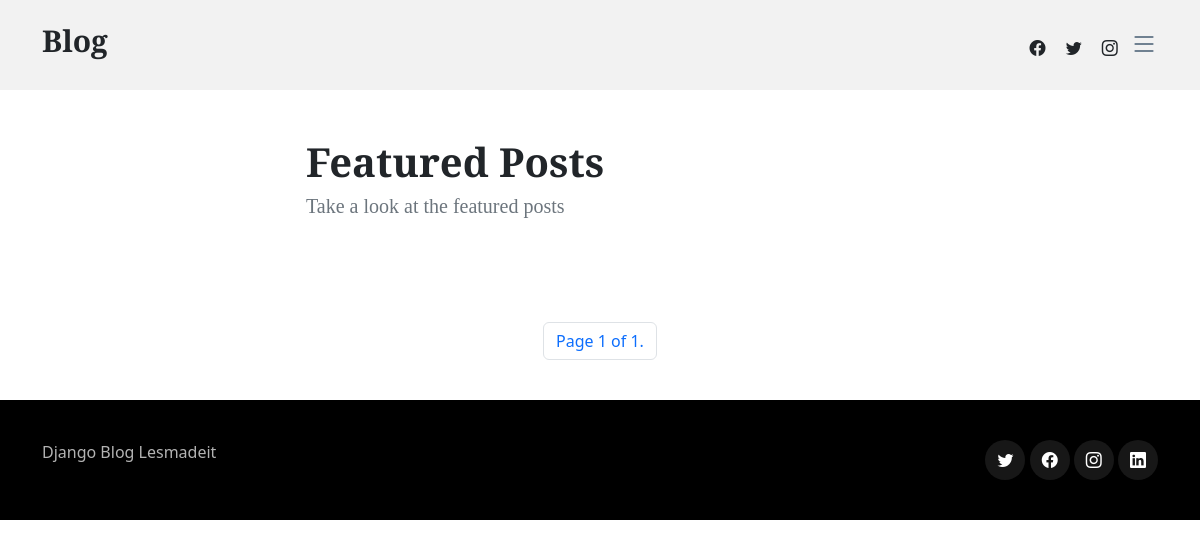
The page /featured/ on the database as committed earlier.
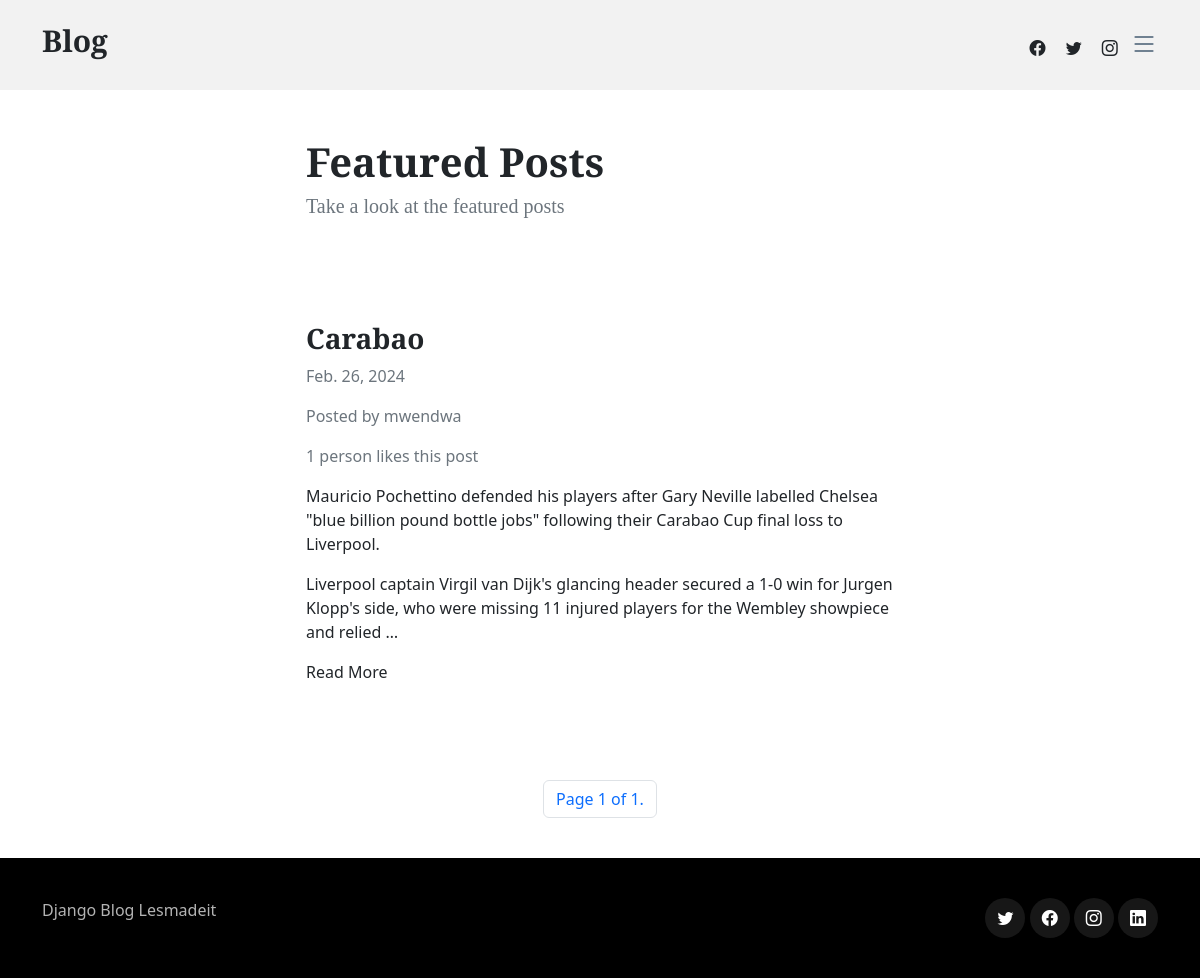
The same page on the database as committed later.
### blogapp/models.py (models this page shows)
class Article(models.Model):
    title = models.CharField(max_length=255)
    content = HTMLField()
    date = models.DateField(auto_now_add=True)
    author = models.ForeignKey(User, on_delete=models.CASCADE)
    featured = models.BooleanField(default=False)
    likes = models.ManyToManyField(User, related_name='likes', blank=True)

### blogapp/views.py (the view)
# urls.py: re_path(r'^featured/$', Featured.as_view(), name='featured'),
class Featured(ListView):
    model = Article
    queryset = Article.objects.filter(featured=True).order_by('-date')
    template_name = 'blogapp/featured.html'
    paginate_by = 1

### blogapp/templates/blogapp/featured.html (shortened to what this page needs)
{% extends 'blogapp/base.html' %}
{% load static %}
{% block content %}
    <div class="row">
        <div class="col-md-6 col-12 mx-md-auto mx-3 mt-5 mb-5">
            <h1 class="fw-bolder">Featured Posts</h1>
            <h5 class="text-muted">Take a look at the featured posts</h5>
        </div>
    </div>
     {% for object in object_list %}
    <div class="row">
        <div class="col-md-6 col-11 mx-md-auto mx-3 mt-5 mb-5">
            <h3 class="fw-bold">{{ object.title }}</h3>
            <p class="text-muted">{{ object.date }}</p>
            <p class="text-muted">Posted by {{ object.author.username }}</p>
            {% if object.likes.count == 1 %}
                <p class="text-muted">{{ object.likes.count }} person likes this post</p>
            {% else %}
                <p class="text-muted">{{ object.likes.count }} people like this post</p>
            {% endif %}
            <div class="my-3">
                {{ object.content|truncatewords_html:50|safe }}
            </div>
            <a href="{% url 'detail_article' object.id %}">Read More</a>
        </div>
    </div>
    {% endfor %}
    <nav>
        <ul class="pagination">
            <div class="mx-auto d-flex flex-row mt-5">
                <li class="page-item">
                    <a class="page-link" href="#">Page {{ page_obj.number }} of {{ page_obj.paginator.num_pages }}. </a>
                </li>
            </div>
        </ul>
    </nav>
{% endblock content %}

Rows that differ between the two databases and show on the page:
added Article: title "Carabao", date "Feb. 26, 2024", author.username "mwendwa", likes.count "1", content "Mauricio Pochettino defended his players after Gary Neville labelled Chelsea \"blue billion pound bottle jobs\" following their Carabao Cup final loss to Liverpool. Liverpool captain Virgil van Dijk's glancing header secured a 1-0 win for Jurgen Klopp's side, who were missing 11 injured players for the Wembley showpiece and relied …"
